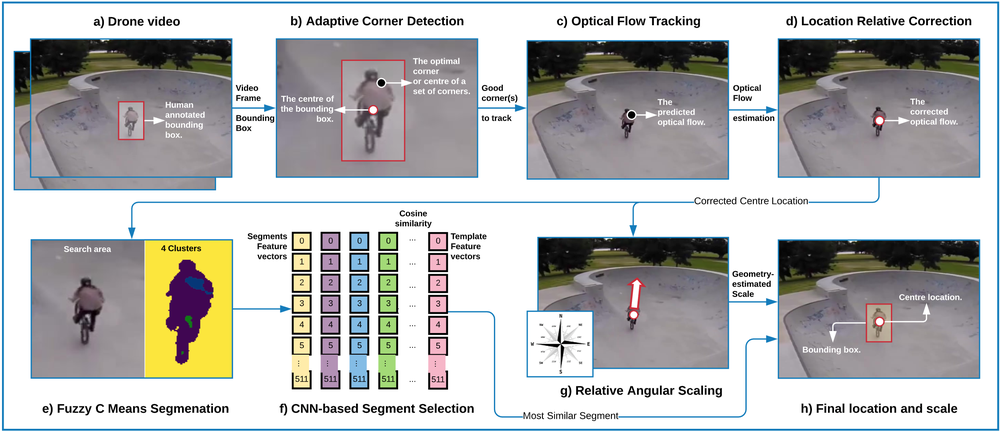
#> input picture DroTrack/src/DroTrack.png, 1000 x 432 px, shrunk from 2494 x 1078 before the run
$ python -i FCM.py   (imports and definitions only)   (older library calls are emulated)
#> lines starting #> are read from the running program, lines starting #| are printed output that depends on the picture
#> further down, picture is the input picture: shape (432, 1000, 3); mean B, G, R 183.4, 184.1, 183.6
'''Spatial intuitionistic Fuzzy C-means image segmentation
Modified from https://github.com/ab93/SIFCM
Changes made:
    * Vectorize computations (> 150x speed up).
    * Indentation changed to 4 spaces.
    * Create class instance using image array instead of image file name.
    * Works on images of non-square shape.
    * Expose parameters these parameters to class instance creation:
        * m: fuzziness parameter.
        * kernel_size, kernel_shape: define neighborhood relations.
        * lam: intuitionistic parameter?
    * Add comments
    * Correct a bug in the original code:
        at line 194 of original code:
            ```
	    for j in range(self.n_clusters):
            ```
        `j` should be `i`, according to their paper.
Author: guangzhi XU (xugzhi1987@gmail.com; guangzhi.xu@outlook.com)
Update time: 2018-04-28 17:52:27.
'''

import numpy as np
from scipy import signal
import cv2


# [40 lines left out: function getGaussianElement, not called in this run]


class FCM():
    # [226 lines left out: functions __init__, update_U, update_C, calculate_h, compute_intuitionistic_U, computeNew_U and 5 more, not called in this run]


    def deFuzzify(self):
        return np.argmax(self.U, axis = 1)


    # [7 lines left out: function segmentImage, not called in this run]

def postFCM (image):
    #D.showImage(image, 'Result', (4,2))
    # Dilatation et erosion
    kernel = np.ones((7,7), np.uint8)
    image = cv2.dilate(image, kernel, iterations=1)
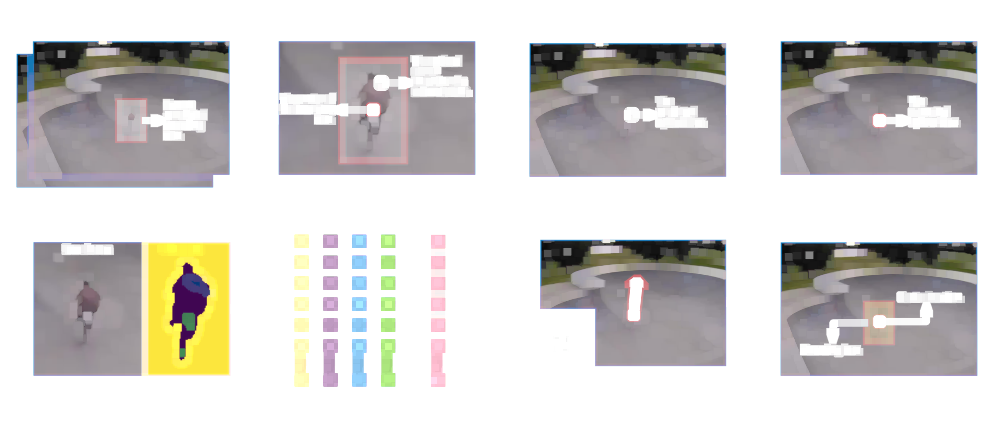
#> image: shape (432, 1000, 3); mean of channels 0, 1, 2 205.5, 207.9, 210; drawn as B, G, R
    image = cv2.erode(image,kernel, iterations=1)
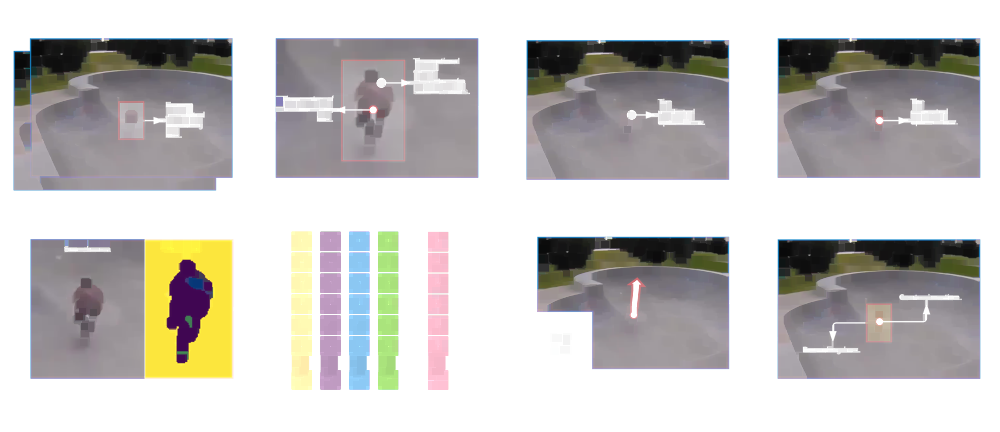
#> image: shape (432, 1000, 3); mean of channels 0, 1, 2 193.7, 196.2, 198.4; drawn as B, G, R

    # clean all noise after dilatation and erosion
    #image = cv2.normalize(image, None, alpha=0, beta=255, norm_type=cv2.NORM_MINMAX, dtype=cv2.CV_8U)
   # cv2.imshow('dilate and erosison', image)
   # cv2.waitKey(10)
    image = image.astype(np.uint8)
    # [6 lines of commented-out code are left out]
    image = cv2.medianBlur(image, 21)
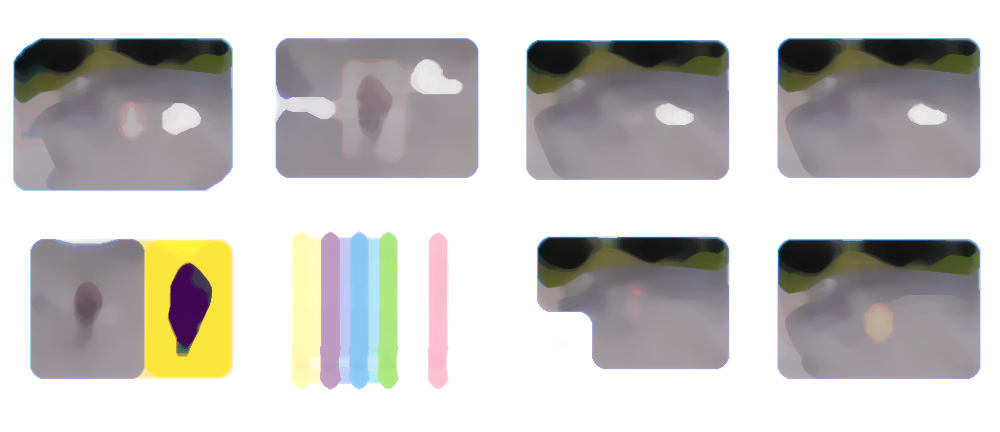
#> image: shape (432, 1000, 3); mean of channels 0, 1, 2 193.7, 196.3, 198.3; drawn as B, G, R

    #cv2.imshow('fcm result', image.astype(np.float32) )
    #cv2.waitKey(10)
    #D.showImage(image, 'Cleaned', (4,2))

    return image


# [13 lines left out: function fcm_bbox_correction, not called in this run]

>>> import cv2
>>> picture = cv2.imread('../src/DroTrack.png')
>>> result = postFCM(picture)
